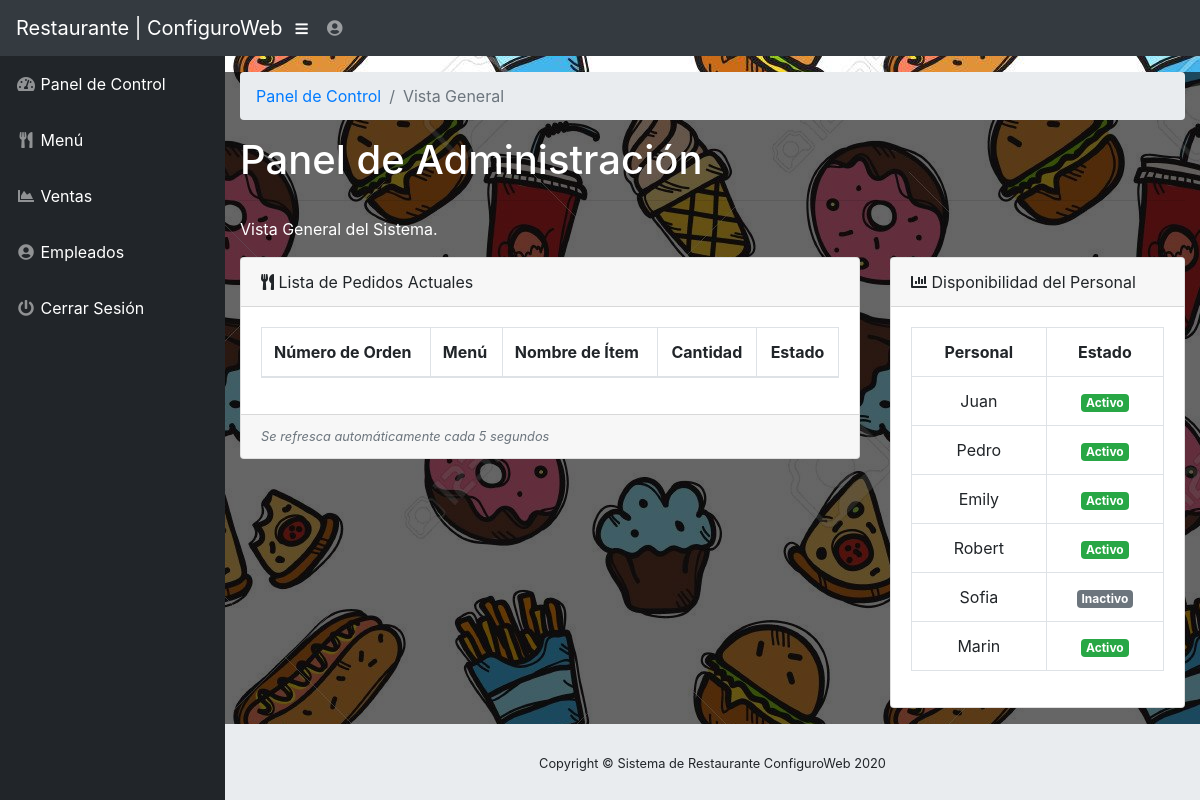
The app's page /admin/index.php (signed in) with its own data.
### tables this page shows
CREATE TABLE `tbl_staff` (
  `staffID` int(2) NOT NULL,
  `username` varchar(25) NOT NULL,
  `password` varchar(100) NOT NULL,
  `status` text NOT NULL,
  `role` text NOT NULL
);

### admin/index.php (the view, shortened to what this page needs)
<?php
  include("../functions.php");
?>
<!DOCTYPE html>
<html lang="en">
  <head>
    <link href="vendor/bootstrap/css/bootstrap.min.css" rel="stylesheet">
    <link href="vendor/fontawesome-free/css/all.min.css" rel="stylesheet" type="text/css">
    <link href="vendor/datatables/dataTables.bootstrap4.css" rel="stylesheet">
    <link href="css/sb-admin.css" rel="stylesheet">
  </head>
  <body id="page-top" style= "background-image: url(../image/comida-fondo2.jpg);">
    <nav class="navbar navbar-expand navbar-dark bg-dark static-top">
      <a class="navbar-brand mr-1" href="index.php">Restaurante | ConfiguroWeb</a>
      <button class="btn btn-link btn-sm text-white order-1 order-sm-0" id="sidebarToggle" href="#">
        <i class="fas fa-bars"></i>
      </button>
      <ul class="navbar-nav ml-auto ml-md-0">
        <li class="nav-item dropdown no-arrow">
          <a class="nav-link dropdown-toggle" href="#" id="userDropdown" role="button" data-toggle="dropdown" aria-haspopup="true" aria-expanded="false">
            <i class="fas fa-user-circle fa-fw"></i>
          </a>
        </li>
      </ul>
    </nav>
    <div id="wrapper">
      <ul class="sidebar navbar-nav">
        <li class="nav-item">
          <a class="nav-link" href="index.php">
            <i class="fas fa-fw fa-tachometer-alt"></i>
            <span style="color: white;">Panel de Control</span>
          </a>
        </li>
        <li class="nav-item">
          <a class="nav-link" href="menu.php">
            <i class="fas fa-fw fa-utensils"></i>
            <span style="color: white;">Menú</span></a>
        </li>
        <li class="nav-item">
          <a class="nav-link" href="sales.php">
            <i class="fas fa-fw fa-chart-area"></i>
            <span style="color: white;">Ventas</span></a>
        </li>
        <li class="nav-item">
          <a class="nav-link" href="staff.php">
            <i class="fas fa-fw fa-user-circle"></i>
            <span style="color: white;">Empleados</span>
          </a>
        </li>
        <li class="nav-item">
          <a class="nav-link" href="#" data-toggle="modal" data-target="#logoutModal">
            <i class="fas fa-fw fa-power-off"></i>
            <span style="color: white;">Cerrar Sesión</span>
          </a>
        </li>
      </ul>
      <div id="content-wrapper">
        <div class="container-fluid" style= "background-color: rgba(0, 0, 0, .6);">
          <ol class="breadcrumb">
            <li class="breadcrumb-item">
              <a href="index.php">Panel de Control</a>
            </li>
            <li class="breadcrumb-item active">Vista General</li>
          </ol>
          <h1  style= "color: white;">Panel de Administración</h1>
          <hr>
          <p  style= "color: white;">Vista General del Sistema.</p>
          <div class="row">
            <div class="col-lg-8">
              <div class="card mb-3">
                <div class="card-header">
                  <i class="fas fa-utensils"></i>
                  Lista de Pedidos Actuales</div>
                <div class="card-body">
                  <table id="tblCurrentOrder" table class="table table-bordered" width="100%" cellspacing="0">
                    <thead>
                      <th>Número de Orden</th>
                      <th>Menú</th>
                      <th>Nombre de Ítem</th>
                      <th class='text-center'>Cantidad</th>
                      <th class='text-center'>Estado</th>
                    </thead>
                  </table>
                </div>
                <div class="card-footer small text-muted"><i>Se refresca automáticamente cada 5 segundos</i></div>
              </div>
            </div>
            <div class="col-lg-4">
              <div class="card mb-3">
                <div class="card-header">
                  <i class="fas fa-chart-bar""></i>
                  Disponibilidad del Personal</div>
                <div class="card-body">
                  <table table class="table table-bordered text-center" width="100%" cellspacing="0">
                    <tr>
                      <td><b>Personal</b></td>
                      <td><b>Estado</b></td>
                    </tr>
                    <?php
                      $displayStaffQuery = "SELECT username,status FROM tbl_staff";
                          if ($result = $sqlconnection->query($displayStaffQuery)) {
                            while($staff = $result->fetch_array(MYSQLI_ASSOC)) {
                              echo "<tr>";
                              echo "<td>{$staff['username']}</td>";
                              if ($staff['status'] == "Online") {
                                echo "<td><span class=\"badge badge-success\">Activo</span></td>";
                              }
                              if ($staff['status'] == "Offline") {
                                echo "<td><span class=\"badge badge-secondary\">Inactivo</span></td>";
                              }
                              echo "</tr>";
                            }
                          }
                    ?>
                  </table>
                </div>
              </div>
            </div>
          </div>
        </div>
        <footer class="sticky-footer">
          <div class="container my-auto">
            <div class="copyright text-center my-auto">
              <span>Copyright © Sistema de Restaurante ConfiguroWeb 2020</span>
            </div>
          </div>
        </footer>
      </div>
    </div>
  </body>
</html>

### admin/css/sb-admin.css (style rules this page uses)
html { position: relative; min-height: 100%; }
body { height: 100%; }
#wrapper { display: -webkit-box; display: -ms-flexbox; display: flex; }
#wrapper #content-wrapper { overflow-x: hidden; width: 100%; padding-top: 1rem; padding-bottom: 80px; }
.navbar-nav .nav-item.dropdown .dropdown-toggle::after { width: 1rem; text-align: center; float: right; vertical-align: 0; border: 0; font-weight: 900; content: '\f105'; font-family: 'Font Awesome 5 Free'; }
.navbar-nav .nav-item.dropdown.no-arrow .dropdown-toggle::after { display: none; }
.sidebar { width: 90px !important; background-color: #212529; min-height: calc(100vh - 56px); }
.sidebar .nav-item:last-child { margin-bottom: 1rem; }
.sidebar .nav-item .nav-link { text-align: center; padding: 0.75rem 1rem; width: 90px; }
.sidebar .nav-item .nav-link span { font-size: 0.65rem; display: block; }
.sidebar .nav-item .nav-link { color: rgba(255, 255, 255, 0.5); }
@media (min-width: 768px) { .sidebar { width: 225px !important; } }
@media (min-width: 768px) { .sidebar .nav-item .nav-link { display: block; width: 100%; text-align: left; padding: 1rem; width: 225px; } }
@media (min-width: 768px) { .sidebar .nav-item .nav-link span { font-size: 1rem; display: inline; } }
:root { --input-padding-x: 0.75rem; --input-padding-y: 0.75rem; }
footer.sticky-footer { display: -webkit-box; display: -ms-flexbox; display: flex; position: absolute; right: 0; bottom: 0; width: calc(100% - 90px); height: 80px; background-color: #e9ecef; }
footer.sticky-footer .copyright { line-height: 1; font-size: 0.8rem; }
@media (min-width: 768px) { footer.sticky-footer { width: calc(100% - 225px); } }

### records on screen
tbl_staff: username "Juan", status "Activo"
tbl_staff: username "Pedro", status "Activo"
tbl_staff: username "Emily", status "Activo"
tbl_staff: username "Robert", status "Activo"
tbl_staff: username "Sofia", status "Inactivo"
tbl_staff: username "Marin", status "Activo"
